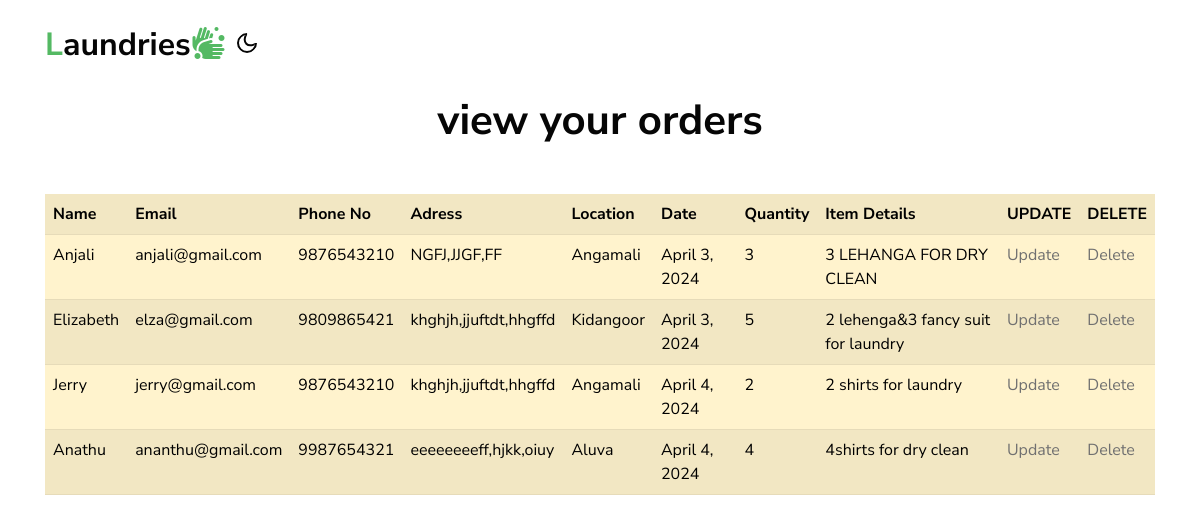
The page /updel/ on the database its author committed.
### ewebApp/models.py (models this page shows)
class Order(models.Model):
    employee = models.ForeignKey(Employee,on_delete=models.CASCADE,null=True)
    customer = models.ForeignKey(Customer,on_delete=models.CASCADE,null=True)
    name = models.CharField(max_length=20)
    email = models.EmailField()
    phone = models.IntegerField()
    address = models.CharField(max_length=20)
    location = models.CharField(max_length=20)
    date = models.DateField()
    quantity = models.IntegerField()
    details = models.CharField(max_length=20)

### ewebApp/views.py (the view)
# urls.py: path("updel/",views.updel),
def updel(request):
    orders = Order.objects.all()  # Fetch all orders to display in the table
    return render(request, 'updel.html', {'data': orders})

### template/updel.html (shortened to what this page needs)
<!doctype html>
<html lang="en">
<head>
    <link rel="stylesheet" href="../static/assets/css/style-starter.css">
</head>
<body>
    <header id="site-header" class="fixed-top">
        <div class="container">
            <nav class="navbar navbar-expand-lg navbar-light">
                <a class="navbar-brand" href="index.html">
                    <span>L</span>aundries<i class="fas fa-hands-wash"></i>
                </a>
                <div class="cont-ser-position">
                    <nav class="navigation">
                        <div class="theme-switch-wrapper">
                            <label class="theme-switch" for="checkbox">
                                <div class="mode-container">
                                    <i class="gg-moon"></i>
                                </div>
                            </label>
                        </div>
                    </nav>
                </div>
            </nav>
        </div>
    </header>
    <body>
        <div class="w3l-grids-block-5 py-5">
            <div class="container py-lg-5 py-md-4 py-2">
                <div class="title-main text-center mx-auto mb-md-5 mb-4" style="max-width:500px;">
                    <h3 class="title-style">view your orders</h3>
                </div>
        <table class="table table-warning table-striped">
            <tr>
                <th>Name</th>
                <th>Email</th>
                <th>Phone No</th>
                <th>Adress</th>
                <th>Location</th>
                <th>Date</th>
                <th>Quantity</th>
                <th>Item Details</th>
                <th>UPDATE</th>
                <th>DELETE</th>
            </tr>
                {% for d in data %}
            <tr>
                <td>{{d.name}}</td>
                <td>{{d.email}}</td>
                <td>{{d.phone}}</td>
                <td>{{d.address}}</td>
                <td>{{d.location}}</td>
                <td>{{d.date}}</td>
                <td>{{d.quantity}}</td>
                <td>{{d.details}}</td>
                <td><a href="/update?id={{d.id}}">Update</a></td>
                <td><a href="/delete?id={{d.id}}">Delete</a></td>
            </tr>
               {% endfor %}
        </table>
</body>
</body>

### rows shown on the page
Order: name "Anjali", email "anjali@gmail.com", phone "9876543210", address "NGFJ,JJGF,FF", location "Angamali", date "April 3, 2024", quantity "3", details "3 LEHANGA FOR DRY CLEAN"
Order: name "Elizabeth", email "elza@gmail.com", phone "9809865421", address "khghjh,jjuftdt,hhgffd", location "Kidangoor", date "April 3, 2024", quantity "5", details "2 lehenga&3 fancy suit for laundry"
Order: name "Jerry", email "jerry@gmail.com", phone "9876543210", address "khghjh,jjuftdt,hhgffd", location "Angamali", date "April 4, 2024", quantity "2", details "2 shirts for laundry"
Order: name "Anathu", email "ananthu@gmail.com", phone "9987654321", address "eeeeeeeeff,hjkk,oiuy", location "Aluva", date "April 4, 2024", quantity "4", details "4shirts for dry clean"
